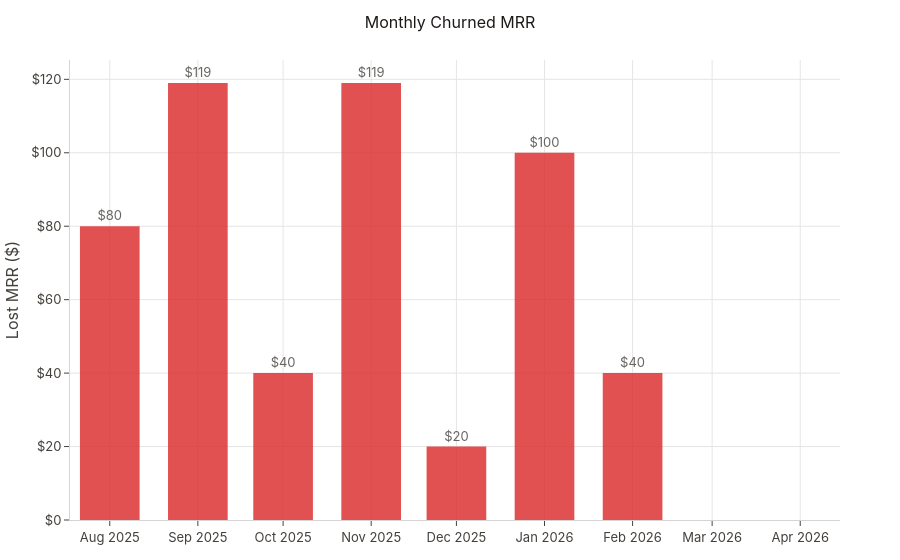

Write notebook code for a chart like this one.
### Markdown cell above
## 4. Monthly Churned MRR

Lost MRR per month from the MRR waterfall — shows the dollar impact of churn over time.

### Code cell
reports.churn.plot_monthly_lost_mrr(reports.churn.monthly_lost_mrr(tm, START, END))

### Figure 1 — Plotly figure (JSON) as saved in the notebook; plotly's stock layout.template omitted (floating-point values rounded to 4 significant figures)
{"data": [{"marker": {"color": "#DC2626"}, "opacity": 0.8, "text": ["$80", "$119", "$40", "$119", "$20", "$100", "$40", "", ""], "textposition": "outside", "type": "bar", "x": ["2025-08", "2025-09", "2025-10", "2025-11", "2025-12", "2026-01", "2026-02", "2026-03", "2026-04"], "y": [80.0, 119.0, 40.0, 119.0, 20.0, 100.0, 40.0, 0.0, 0.0]}], "layout": {"title": {"text": "Monthly Churned MRR"}, "yaxis": {"rangemode": "tozero", "tickformat": ",", "tickprefix": "$", "title": {"text": "Lost MRR ($)"}}}}
